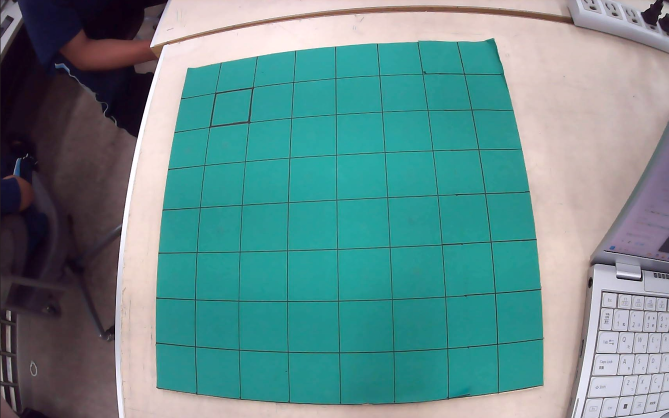
#> input picture Image/testImage_1.png, 1337 x 836 px (shown at 1/2 size)
$ python Japanese_Chess_re.py
#> lines starting #> are read from the running program, lines starting #| are printed output that depends on the picture; after the words box and inside, x2 and y2 are one past the last pixel; in counts of white or black regions, pixels touching at a corner belong together
import cv2
import numpy as np

# 画像読み込み
image = cv2.imread("Image/testImage_1.png")
#> image is the input picture: shape (836, 1337, 3); mean B, G, R 140.2, 140, 99.7
image_gray = cv2.cvtColor(image, cv2.COLOR_RGB2GRAY)
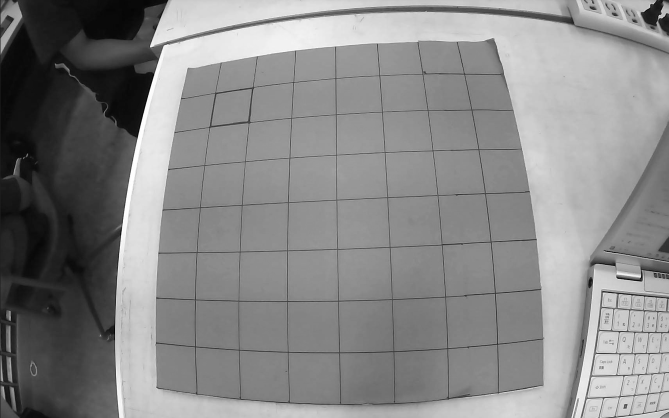
#> image_gray: shape (836, 1337) (shown at 1/2 size); min 0, max 255, mean 135.5

# ノイズ軽減
image_blur = cv2.GaussianBlur(image_gray, (5,5), 0)

# Cannyエッジ
edges = cv2.Canny(image_blur, 30, 100)
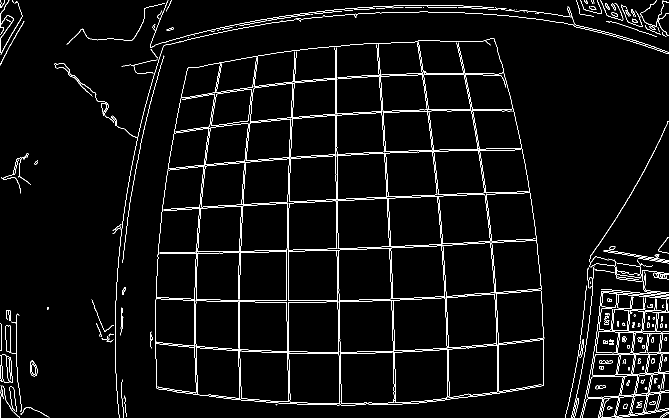
#> edges: shape (836, 1337) (shown at 1/2 size); 3.6% white in thin lines or dots

# 線を太らせる
kernel = np.ones((3,3), np.uint8)
edges = cv2.dilate(edges, kernel, iterations=2)
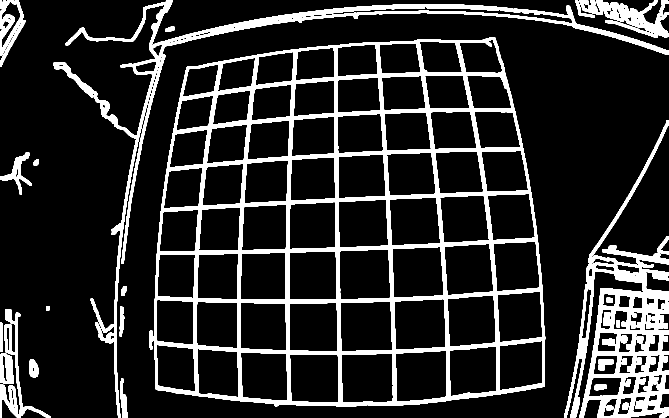
#> edges: shape (836, 1337) (shown at 1/2 size); 15.6% white; 33 white regions

# 輪郭検出
contours, _ = cv2.findContours(edges, cv2.RETR_TREE, cv2.CHAIN_APPROX_SIMPLE)
#> contours = 219 contours, 61 with area under 20; largest, box (x1, y1, x2, y2) and area: (308, 74, 1091, 813) 515868, (1128, 240, 1337, 836) 48585, (107, 0, 1337, 836) 28484, (680, 602, 785, 703) 9861, (682, 706, 787, 806) 9784

image_result = image.copy()

# 四角形数をカウント
square_count = 0

# 白背景画像（描画用）
image_blank = np.ones_like(image) * 255

for cnt in contours:
    area = cv2.contourArea(cnt)
    if area < 3000 or area>20000:  # 小さい輪郭を除外
        cv2.drawContours(image_result, [cnt], -1, (255,0,0), 2),
        continue

    peri = cv2.arcLength(cnt, True)
    approx = cv2.approxPolyDP(cnt, 0.04 * peri, True)

    if len(approx) == 4:
        square_count += 1
        cv2.drawContours(image_result, [approx], -1, (0,255,0), 2)
    else:
        cv2.drawContours(image_result, [approx], -1, (0,0,255), 2)
#> this loop made 219 passes
#> (area, peri) on passes 84 to 95: (9102, 381.8), (9783.5, 398.9), (8415.5, 369.7), (9653, 395.1), (7192, 348.8), (8409, 376.4), (6252.5, 325), (7398.5, 355.8), (9183.5, 382.7), (8420, 366.1), (7199, 339.8), (9861, 399.8)
#> area on passes 1, 3, 4, 5, 7, 8: 593, 528.5, 33.5, 1411, 274.5, 203.5
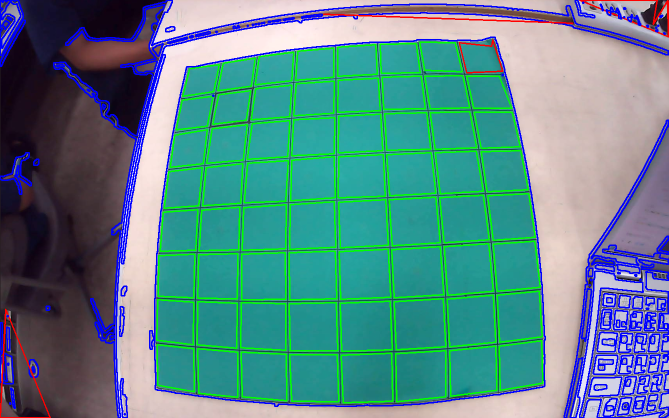
#> image_result: shape (836, 1337, 3) (shown at 1/2 size); 11.84% of pixels changed, all inside (x1, y1, x2, y2) = (0, 0, 1337, 836)
#> after the loop, square_count = 63


# 結果保存
cv2.imwrite('Image/frame.png', image_result)

# 結果出力
print(f"検出された四角形の数: {square_count}")
#| 検出された四角形の数: 63

$ run again, with Image/testImage.png copied over Image/testImage_1.png
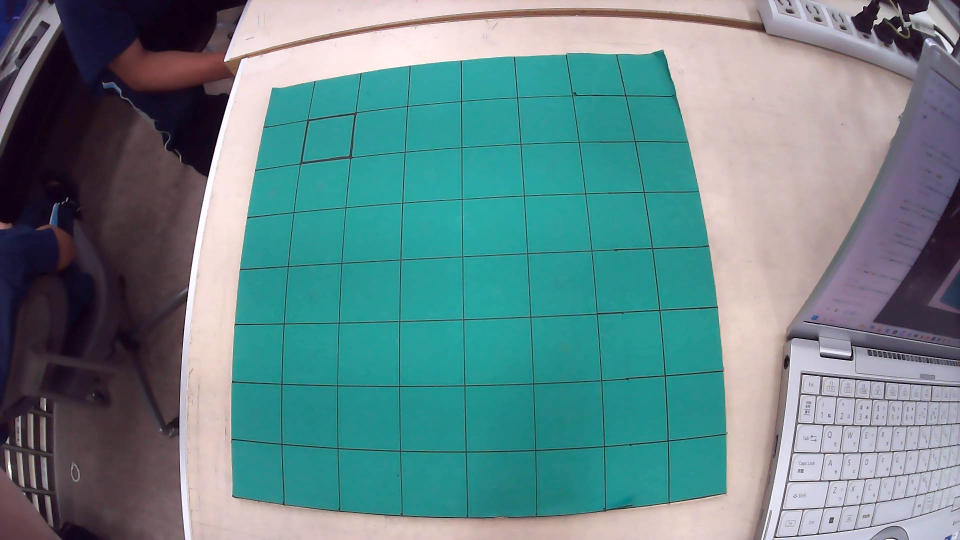
#> input picture Image/testImage.png, 1920 x 1080 px (shown at 1/2 size)
#> image is the input picture: shape (1080, 1920, 3); mean B, G, R 137.5, 134.8, 100.8
#> `edges = cv2.dilate(edges, kernel, iterations=2)`:
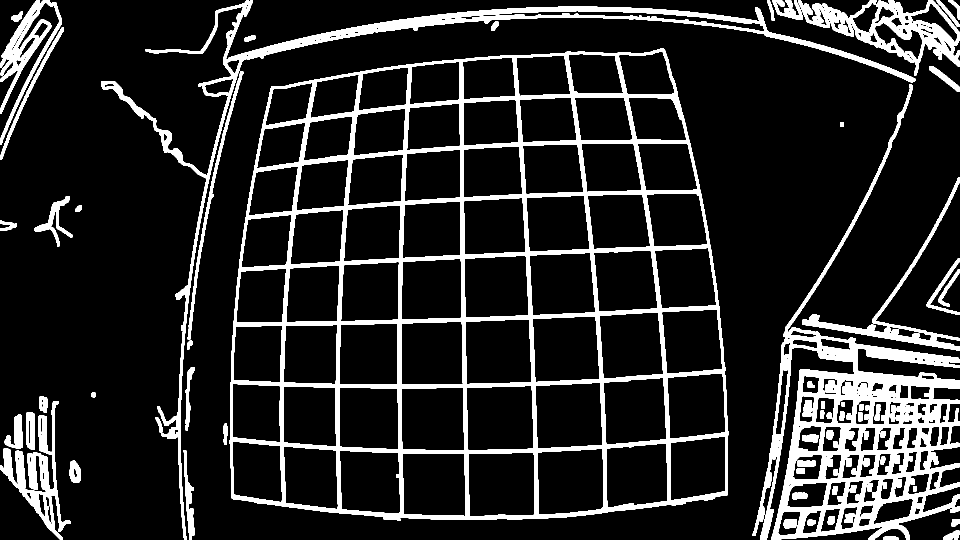
#> edges: shape (1080, 1920) (shown at 1/2 size); 14.3% white; 69 white regions
#> contours = 458 contours, 193 with area under 20; largest, box (x1, y1, x2, y2) and area: (459, 97, 1458, 1042) 840070, (1505, 169, 1920, 1080) 117943, (202, 0, 1831, 1080) 38145, (1596, 0, 1920, 151) 21822, (933, 771, 1068, 901) 16537
#> the loop `for cnt in contours:` made 458 passes
#> (area, peri, approx, square_count) on pass 17: (9864.5, 1849.8, [[106, 803], [103, 984], [0, 937], [125, 1079]], 1)
#> after the loop `for cnt in contours:`:
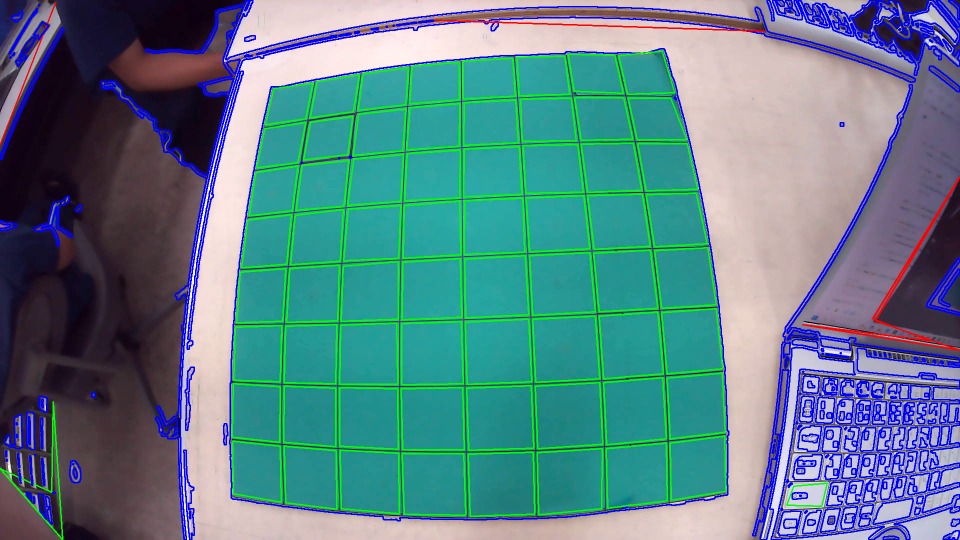
#> image_result: shape (1080, 1920, 3) (shown at 1/2 size); 10.28% of pixels changed, all inside (x1, y1, x2, y2) = (0, 0, 1920, 1080)
#> after the loop `for cnt in contours:`: square_count = 66
#| 検出された四角形の数: 66
